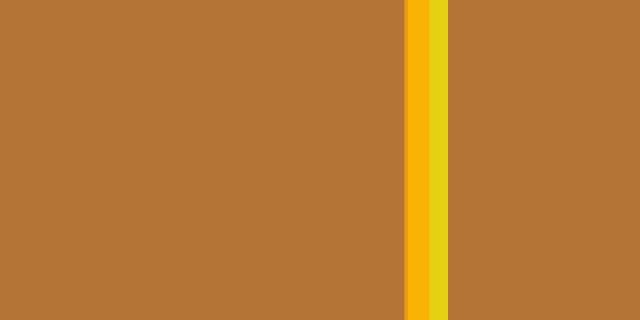
Frame 1 (no input)
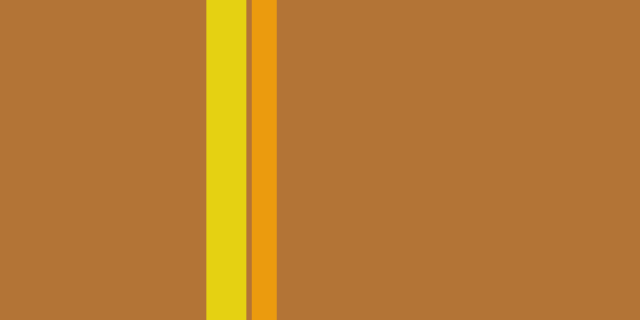
Frame 60 (no input)
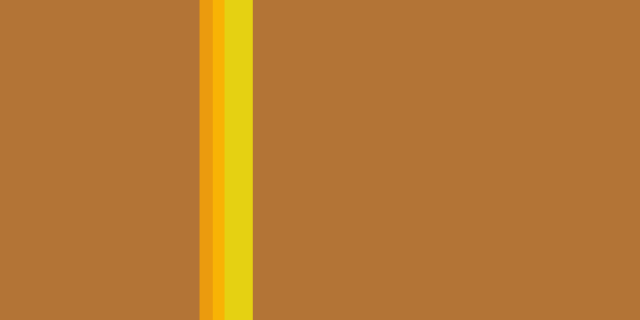
Frame 120 (the mouse pressed at the canvas centre since frame 60)

The p5.js sketch that drew these frames (run headless with seeded random() and noise() and a simulated clock; from frame 60 on, the mouse is pressed at the canvas centre):

// p5.js sketch
// ── sketch.js
let xoff = 0.0;
let moff = 2.0;

function setup() {
  createCanvas(640, 320);
  colorMode(HSB, 360, 100, 100, 255);
  fill(0, 80, 50, 200);
}

function draw() {
  background(30, 70, 70, 255);

  stroke(60, 100, 100, 170);
  strokeWeight(40);
  xoff += 0.01;
  let n = noise(xoff) * width;
  line(n, 0, n, height);

  stroke(40, 100, 100, 190);
  strokeWeight(25);
  moff += 0.01;
  let m = noise(moff) * width;
  line(m, 0, m, height);
}
